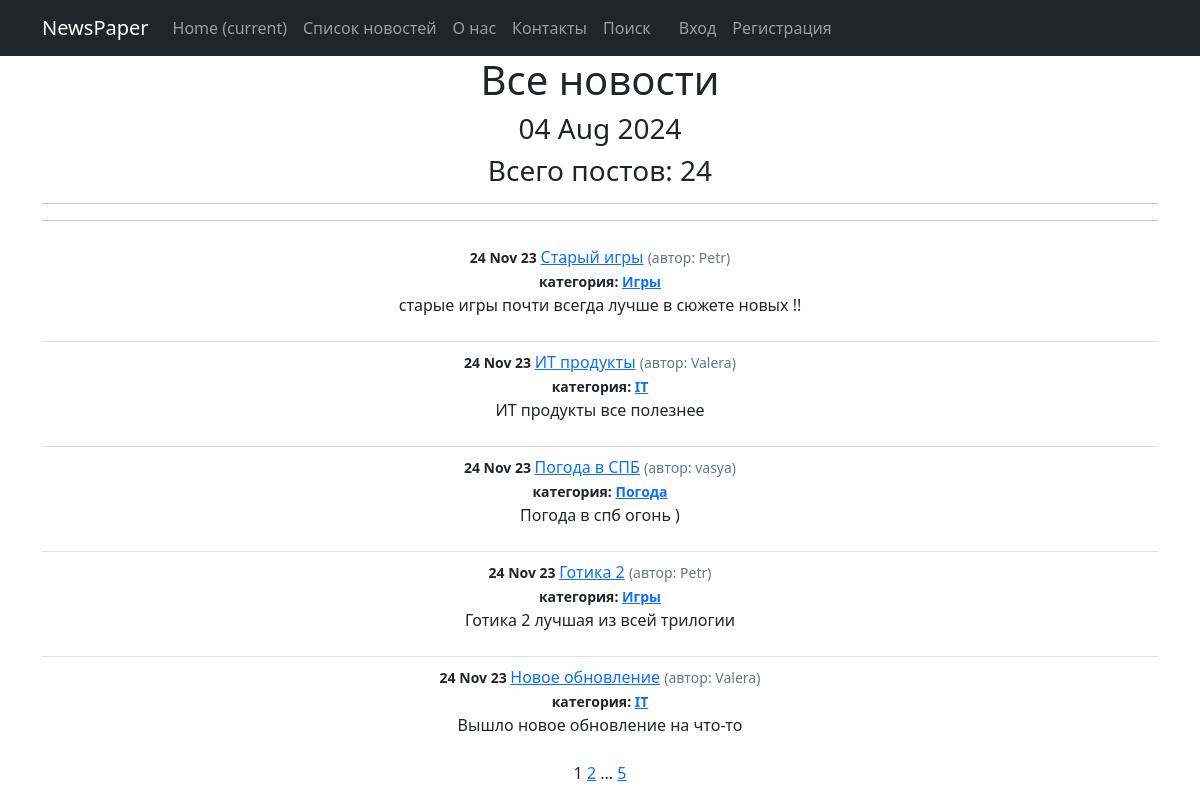
Before: / with the older database file.
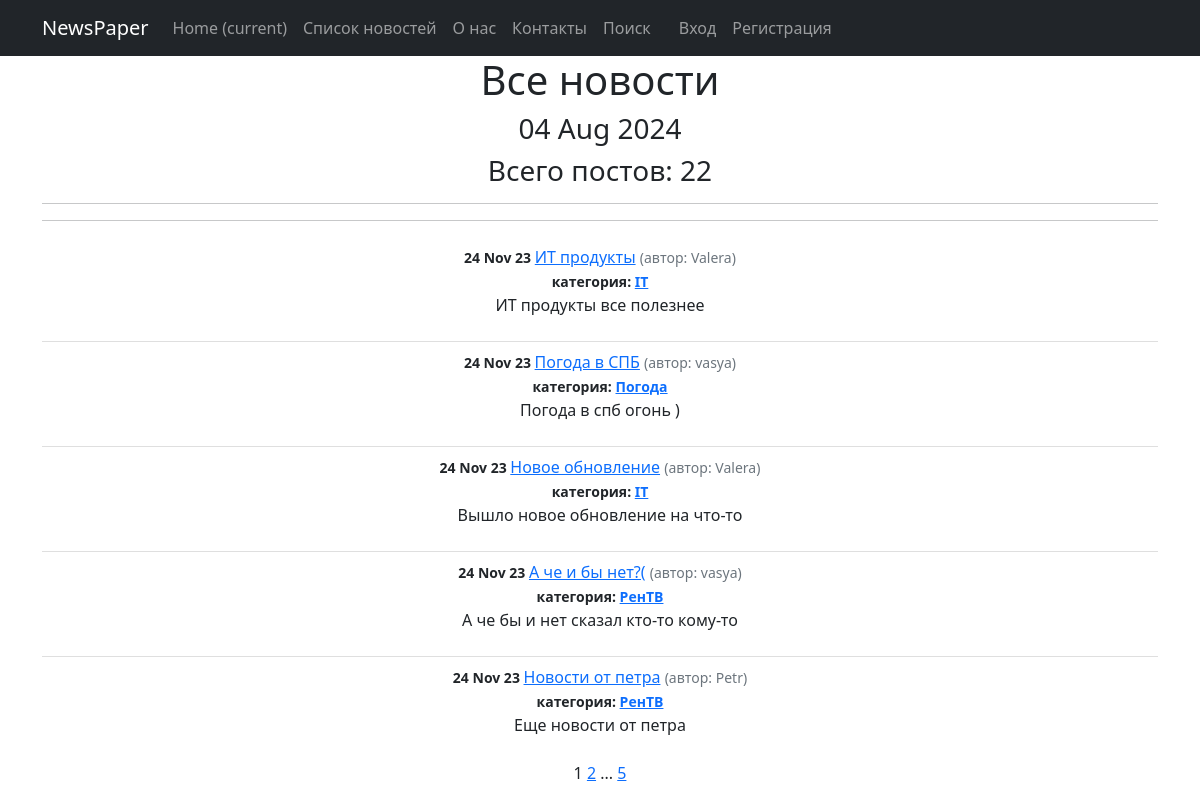
After: the same page with the newer database file.
### news/models.py (models this page shows, shortened)
class Post(models.Model):
    author = models.ForeignKey(Author, on_delete=models.CASCADE, verbose_name='Автор')
    NEWS = 'NW'
    ARTICLE = 'AR'
    CATEGORY_CHOICES = (
        (NEWS, 'Новость'),
        (ARTICLE, 'Статья'),
    )
    categoryType = models.CharField(max_length=2, choices=CATEGORY_CHOICES,default=ARTICLE, verbose_name='Категория')
    dateCreation = models.DateTimeField(auto_now_add=True, verbose_name='Дата создания')
    postCategory = models.ManyToManyField(Category, through='PostCategory')
    title = models.CharField(max_length=128, verbose_name='Заголовок')
    text = models.TextField(verbose_name='Текст')
    rating = models.SmallIntegerField(default=0, verbose_name='Рэйтинг')
    class Meta:
        verbose_name = 'Пост'
        verbose_name_plural = 'Посты'

class Author(models.Model):
    authorUser = models.OneToOneField(User, on_delete=models.CASCADE)
    ratingAuthor = models.SmallIntegerField(default=0)
    def __str__(self):
        return self.authorUser.username
    class Meta:
        verbose_name = 'Автор'
        verbose_name_plural = 'Авторы'

class Category(models.Model):
    name = models.CharField(max_length=64, unique=True, verbose_name='Название')
    subscribers = models.ManyToManyField(User, related_name='categories')
    def __str__(self):
        return self.name
    class Meta:
        verbose_name = 'Категория'
        verbose_name_plural = 'Категории'

### news/views.py (the view)
# urls.py: path('', (PostList.as_view()), name='post_list'),
class PostList(ListView):
    model = Post
    ordering = 'dateCreation'
    context_object_name = 'news'
    template_name = 'news/Post_list.html'
    paginate_by = 5

### news/templatetags/custom_tags.py (called while the page is built)
@register.simple_tag()
def current_time(format_string='%b %d %Y'):
    return datetime.utcnow().strftime(format_string)

@register.simple_tag(takes_context=True)
def url_replace(context, **kwargs):
   d = context['request'].GET.copy()
   for k, v in kwargs.items():
       d[k] = v
   return d.urlencode()

### templates/news/Post_list.html (shortened to what this page needs)
{% extends 'flatpages/default.html' %}
{% load custom_filters %}
{% load custom_tags %}
{% block content %}
    <h1>Все новости</h1>
    <h3> {% current_time '%d %b %Y' %} <h3>
    <h3> Всего постов: {{ page_obj.paginator.count }}</h3>
<hr>
<hr>
<ul class="list-group list-group-flush">
    {% for post in news %}
    <li class="list-group-item">
        <small class="fw-bold">{{ post.dateCreation | date:'d M y' }} </small>
        <a href="{% url 'post_detail' post.id %}">{{post.title}}</a>
        <small class="text-muted">(автор: {{ post.author }})</small> <br>
        <small class="fw-bold">категория:
        {% for postCategory in post.postCategory.all %}
        <a href="{% url 'category_list' postCategory.id %}">{{ postCategory }}</a>
            {% endfor %}
        </small>
        <p>{{ post.text | truncatechars:210 }}</p>
    </li>
        {% endfor %}
</ul>
    {{ page_obj.number }}
    {% if page_obj.has_next %}
        <a href="?{% url_replace page=page_obj.next_page_number %}">{{ page_obj.next_page_number }}</a>
        {% if paginator.num_pages != page_obj.next_page_number %}
            ...
            <a href="?{% url_replace page=page_obj.paginator.num_pages %}">{{ page_obj.paginator.num_pages }}</a>
        {% endif %}
    {% endif %}
{% endblock content %}

Changed rows visible on the page:
removed Post: dateCreation "24 Nov 23", title "Старый игры", author "Petr", text "старые игры почти всегда лучше в сюжете новых !!"
no longer on this page (row unchanged): Category: name "Игры"
removed Post: dateCreation "24 Nov 23", title "Готика 2", author "Petr", text "Готика 2 лучшая из всей трилогии"
now on this page (row unchanged): Post: dateCreation "24 Nov 23", title "А че и бы нет?(", author "vasya", text "А че бы и нет сказал кто-то кому-то"
now on this page (row unchanged): Category: name "РенТВ"
now on this page (row unchanged): Post: dateCreation "24 Nov 23", title "Новости от петра", author "Petr", text "Еще новости от петра"
Other visible differences:
{{ page_obj.paginator.count }}: "24" → "22"
